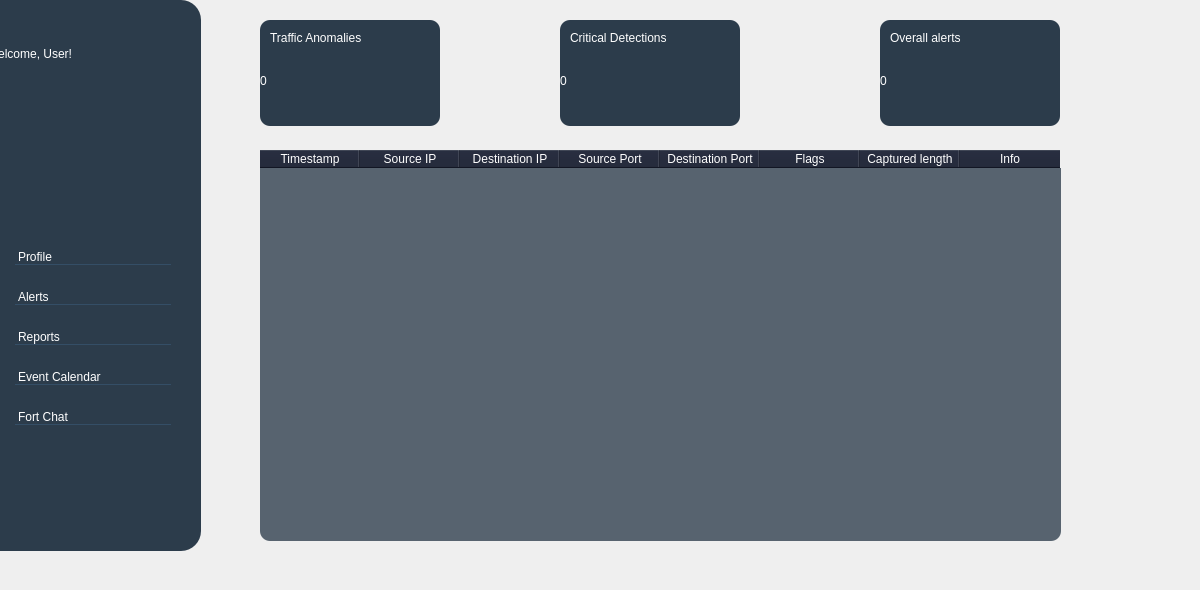
  <widget class="QWidget" name="centralwidget">
   <widget class="QListWidget" name="listWidget">
    <property name="geometry">
     <rect>
      <x>0</x>
      <y>0</y>
      <width>201</width>
      <height>551</height>
     </rect>
    </property>
    <property name="cursor" stdset="0">
     <cursorShape>PointingHandCursor</cursorShape>
    </property>
    <property name="styleSheet">
     <string notr="true">QListWidget {
    background-color: rgb(44, 60, 75);
    border-top-left-radius: 0px;
    border-bottom-right-radius: 20px;
    border-top-right-radius: 20px;
    border-bottom-left-radius: 0px;
    padding: 30px;
    padding-left: 15px;
    padding-top: 250px;
    font: 700 11pt &quot;Segoe UI&quot;;
    color: rgb(255, 255, 255);
}
QListWidget::item {
    margin-bottom: 25px; /* Adjust the spacing between items by setting a bottom margin */
    border-bottom: 1px solid rgb(52, 78, 102);
}


QListWidget::item:hover {
    background-color:rgb(25, 31, 50);
    border-bottom: 1px solid rgba(255, 255, 255, 0.5); /* Adjust border on hover */
}


QListWidget::item:selected {
    background-color: transparent; /* Make selection color transparent */
    border: none;
}</string>
    </property>
    <item>
     <property name="text">
      <string>Profile</string>
     </property>
     <property name="icon">
      <iconset>
       <normaloff>:/img/img/user_icon.png</normaloff>:/img/img/user_icon.png</iconset>
     </property>
    </item>
    <item>
     <property name="text">
      <string>Alerts</string>
     </property>
     <property name="icon">
      <iconset>
       <normaloff>:/img/img/notif_icon.png</normaloff>:/img/img/notif_icon.png</iconset>
     </property>
    </item>
    <item>
     <property name="text">
      <string>Reports</string>
     </property>
     <property name="icon">
      <iconset>
       <normaloff>:/img/img/report_icon.png</normaloff>:/img/img/report_icon.png</iconset>
     </property>
    </item>
    <item>
     <property name="text">
      <string>Event Calendar</string>
     </property>
     <property name="icon">
      <iconset>
       <normaloff>:/img/img/cal_icon.png</normaloff>:/img/img/cal_icon.png</iconset>
     </property>
    </item>
    <item>
     <property name="text">
      <string>Fort Chat</string>
     </property>
     <property name="icon">
      <iconset>
       <normaloff>:/img/img/mess_icon.png</normaloff>:/img/img/mess_icon.png</iconset>
     </property>
    </item>
   </widget>
   <widget class="QLabel" name="welcome_text">
    <property name="geometry">
     <rect>
      <x>-13</x>
      <y>43</y>
      <width>221</width>
      <height>21</height>
     </rect>
    </property>
    <property name="styleSheet">
     <string notr="true">QLabel {
    qproperty-alignment: AlignCenter;
	font: 700 10pt &quot;Segoe UI&quot;;
	color: rgb(255, 255, 255);
	background-color: rgba(255, 255, 255, 0);
}</string>
    </property>
    <property name="text">
     <string>Welcome, User!</string>
    </property>
   </widget>
   <widget class="QLabel" name="wardenfort">
    <property name="geometry">
     <rect>
      <x>-4</x>
      <y>23</y>
      <width>191</width>
      <height>16</height>
     </rect>
    </property>
    <property name="styleSheet">
     <string notr="true">background-color: rgba(255, 255, 255, 0);</string>
    </property>
    <property name="text">
     <string/>
    </property>
    <property name="pixmap">
     <pixmap>:/img/img/wardenfort_word (1).png</pixmap>
    </property>
   </widget>
   <widget class="QLabel" name="frame">
    <property name="geometry">
     <rect>
      <x>25</x>
      <y>82</y>
      <width>151</width>
      <height>141</height>
     </rect>
    </property>
    <property name="styleSheet">
     <string notr="true">background-color: rgba(255, 255, 255, 0);</string>
    </property>
    <property name="text">
     <string/>
    </property>
    <property name="pixmap">
     <pixmap>:/img/img/frame.png</pixmap>
    </property>
   </widget>
   <widget class="QPushButton" name="triButton">
    <property name="geometry">
     <rect>
      <x>157</x>
      <y>278</y>
      <width>61</width>
      <height>31</height>
     </rect>
    </property>
    <property name="cursor">
     <cursorShape>PointingHandCursor</cursorShape>
    </property>
    <property name="styleSheet">
     <string notr="true">background-color: rgba(255, 255, 255, 0);
border:0;</string>
    </property>
    <property name="text">
     <string/>
    </property>
    <property name="icon">
     <iconset>
      <normaloff>:/img/img/triButton.png</normaloff>:/img/img/triButton.png</iconset>
    </property>
    <property name="iconSize">
     <size>
      <width>20</width>
      <height>20</height>
     </size>
    </property>
   </widget>
   <widget class="QPushButton" name="triReversedButton">
    <property name="geometry">
     <rect>
      <x>-20</x>
      <y>278</y>
      <width>61</width>
      <height>31</height>
     </rect>
    </property>
    <property name="cursor">
     <cursorShape>PointingHandCursor</cursorShape>
    </property>
    <property name="styleSheet">
     <string notr="true">background-color: rgba(255, 255, 255, 0);
border:0;</string>
    </property>
    <property name="text">
     <string/>
    </property>
    <property name="icon">
     <iconset>
      <normaloff>:/img/img/triReversedButton.png</normaloff>:/img/img/triReversedButton.png</iconset>
    </property>
    <property name="iconSize">
     <size>
      <width>20</width>
      <height>20</height>
     </size>
    </property>
   </widget>
   <widget class="QPushButton" name="profilePushButton">
    <property name="geometry">
     <rect>
      <x>151</x>
      <y>254</y>
      <width>31</width>
      <height>21</height>
     </rect>
    </property>
    <property name="cursor">
     <cursorShape>PointingHandCursor</cursorShape>
    </property>
    <property name="autoFillBackground">
     <bool>false</bool>
    </property>
    <property name="styleSheet">
     <string notr="true">background-color: rgba(255, 255, 255, 0);
border:0;</string>
    </property>
    <property name="text">
     <string/>
    </property>
    <property name="icon">
     <iconset>
      <normaloff>:/img/img/downButton.png</normaloff>:/img/img/downButton.png</iconset>
    </property>
   </widget>
   <widget class="QPushButton" name="profileLessButton">
    <property name="enabled">
     <bool>true</bool>
    </property>
    <property name="geometry">
     <rect>
      <x>147</x>
      <y>250</y>
      <width>31</width>
      <height>21</height>
     </rect>
    </property>
    <property name="cursor">
     <cursorShape>PointingHandCursor</cursorShape>
    </property>
    <property name="autoFillBackground">
     <bool>false</bool>
    </property>
    <property name="styleSheet">
     <string notr="true">background-color: rgba(255, 255, 255, 0);
border:0;</string>
    </property>
    <property name="text">
     <string/>
    </property>
    <property name="icon">
     <iconset>
      <normaloff>:/img/img/lessButton.png</normaloff>:/img/img/lessButton.png</iconset>
    </property>
   </widget>
   <widget class="QPushButton" name="calLessButton">
    <property name="enabled">
     <bool>true</bool>
    </property>
    <property name="geometry">
     <rect>
      <x>147</x>
      <y>397</y>
      <width>31</width>
      <height>21</height>
     </rect>
    </property>
    <property name="cursor">
     <cursorShape>PointingHandCursor</cursorShape>
    </property>
    <property name="autoFillBackground">
     <bool>false</bool>
    </property>
    <property name="styleSheet">
     <string notr="true">background-color: rgba(255, 255, 255, 0);
border:0;</string>
    </property>
    <property name="text">
     <string/>
    </property>
    <property name="icon">
     <iconset>
      <normaloff>:/img/img/lessButton.png</normaloff>:/img/img/lessButton.png</iconset>
    </property>
   </widget>
   <widget class="QPushButton" name="alertPushButton">
    <property name="geometry">
     <rect>
      <x>151</x>
      <y>304</y>
      <width>31</width>
      <height>21</height>
     </rect>
    </property>
    <property name="cursor">
     <cursorShape>PointingHandCursor</cursorShape>
    </property>
    <property name="autoFillBackground">
     <bool>false</bool>
    </property>
    <property name="styleSheet">
     <string notr="true">background-color: rgba(255, 255, 255, 0);
border:0;</string>
    </property>
    <property name="text">
     <string/>
    </property>
    <property name="icon">
     <iconset>
      <normaloff>:/img/img/downButton.png</normaloff>:/img/img/downButton.png</iconset>
    </property>
   </widget>
   <widget class="QPushButton" name="reportPushButton">
    <property name="geometry">
     <rect>
      <x>152</x>
      <y>353</y>
      <width>31</width>
      <height>21</height>
     </rect>
    </property>
    <property name="cursor">
     <cursorShape>PointingHandCursor</cursorShape>
    </property>
    <property name="autoFillBackground">
     <bool>false</bool>
    </property>
    <property name="styleSheet">
     <string notr="true">background-color: rgba(255, 255, 255, 0);
border:0;</string>
    </property>
    <property name="text">
     <string/>
    </property>
    <property name="icon">
     <iconset>
      <normaloff>:/img/img/downButton.png</normaloff>:/img/img/downButton.png</iconset>
    </property>
   </widget>
   <widget class="QPushButton" name="calPushButton">
    <property name="geometry">
     <rect>
      <x>151</x>
      <y>400</y>
      <width>31</width>
      <height>21</height>
     </rect>
    </property>
    <property name="cursor">
     <cursorShape>PointingHandCursor</cursorShape>
    </property>
    <property name="autoFillBackground">
     <bool>false</bool>
    </property>
    <property name="styleSheet">
     <string notr="true">background-color: rgba(255, 255, 255, 0);
border:0;</string>
    </property>
    <property name="text">
     <string/>
    </property>
    <property name="icon">
     <iconset>
      <normaloff>:/img/img/downButton.png</normaloff>:/img/img/downButton.png</iconset>
    </property>
   </widget>
   <widget class="QPushButton" name="reportLessButton">
    <property name="enabled">
     <bool>true</bool>
    </property>
    <property name="geometry">
     <rect>
      <x>147</x>
      <y>349</y>
      <width>31</width>
      <height>21</height>
     </rect>
    </property>
    <property name="cursor">
     <cursorShape>PointingHandCursor</cursorShape>
    </property>
    <property name="autoFillBackground">
     <bool>false</bool>
    </property>
    <property name="styleSheet">
     <string notr="true">background-color: rgba(255, 255, 255, 0);
border:0;</string>
    </property>
    <property name="text">
     <string/>
    </property>
    <property name="icon">
     <iconset>
      <normaloff>:/img/img/lessButton.png</normaloff>:/img/img/lessButton.png</iconset>
    </property>
   </widget>
   <widget class="QPushButton" name="alertLessButton">
    <property name="enabled">
     <bool>true</bool>
    </property>
    <property name="geometry">
     <rect>
      <x>147</x>
      <y>300</y>
      <width>31</width>
      <height>21</height>
     </rect>
    </property>
    <property name="cursor">
     <cursorShape>PointingHandCursor</cursorShape>
    </property>
    <property name="autoFillBackground">
     <bool>false</bool>
    </property>
    <property name="styleSheet">
     <string notr="true">background-color: rgba(255, 255, 255, 0);
border:0;</string>
    </property>
    <property name="text">
     <string/>
    </property>
    <property name="icon">
     <iconset>
      <normaloff>:/img/img/lessButton.png</normaloff>:/img/img/lessButton.png</iconset>
    </property>
   </widget>
   <widget class="QLabel" name="label">
    <property name="geometry">
     <rect>
      <x>750</x>
      <y>230</y>
      <width>441</width>
      <height>351</height>
     </rect>
    </property>
    <property name="styleSheet">
     <string notr="true">background-color: rgba(255, 255, 255, 0);</string>
    </property>
    <property name="text">
     <string/>
    </property>
    <property name="pixmap">
     <pixmap>:/img/img/cyber (1).png</pixmap>
    </property>
   </widget>
   <widget class="QFrame" name="frame_8">
    <property name="geometry">
     <rect>
      <x>260</x>
      <y>20</y>
      <width>180</width>
      <height>106</height>
     </rect>
    </property>
    <property name="minimumSize">
     <size>
      <width>141</width>
      <height>106</height>
     </size>
    </property>
    <property name="maximumSize">
     <size>
      <width>180</width>
      <height>106</height>
     </size>
    </property>
    <property name="styleSheet">
     <string notr="true">background-color: rgb(44, 60, 75);
border-radius: 10px;</string>
    </property>
    <property name="frameShape">
     <enum>QFrame::StyledPanel</enum>
    </property>
    <property name="frameShadow">
     <enum>QFrame::Raised</enum>
    </property>
    <widget class="QLabel" name="label_12">
     <property name="geometry">
      <rect>
       <x>0</x>
       <y>0</y>
       <width>211</width>
       <height>111</height>
      </rect>
     </property>
     <property name="styleSheet">
      <string notr="true">QLabel {
	background-color: rgba(255, 255, 255, 0);
    border-radius: 10px; /* Adjust the value as per your preference */
}</string>
     </property>
     <property name="text">
      <string/>
     </property>
     <property name="pixmap">
      <pixmap resource="wardenfort.qrc">:/wardenfort/wave (1).png</pixmap>
     </property>
    </widget>
    <widget class="QLabel" name="label_9">
     <property name="geometry">
      <rect>
       <x>10</x>
       <y>10</y>
       <width>151</width>
       <height>16</height>
      </rect>
     </property>
     <property name="styleSheet">
      <string notr="true">font: 700 10pt &quot;Segoe UI&quot;;
background-color: rgba(255, 255, 255, 0);
color: rgb(255, 255, 255);</string>
     </property>
     <property name="text">
      <string>Traffic Anomalies</string>
     </property>
    </widget>
    <widget class="QLabel" name="trafficAnomalies">
     <property name="geometry">
      <rect>
       <x>0</x>
       <y>40</y>
       <width>181</width>
       <height>41</height>
      </rect>
     </property>
     <property name="styleSheet">
      <string notr="true">QLabel {
    qproperty-alignment: AlignCenter;
	font: 700 20pt &quot;Segoe UI&quot;;
	color: rgb(255, 255, 255);
	background-color: rgba(255, 255, 255, 0);
}</string>
     </property>
     <property name="text">
      <string>0</string>
     </property>
    </widget>
   </widget>
   <widget class="QFrame" name="frame_4">
    <property name="geometry">
     <rect>
      <x>880</x>
      <y>20</y>
      <width>180</width>
      <height>106</height>
     </rect>
    </property>
    <property name="minimumSize">
     <size>
      <width>141</width>
      <height>106</height>
     </size>
    </property>
    <property name="maximumSize">
     <size>
      <width>180</width>
      <height>106</height>
     </size>
    </property>
    <property name="styleSheet">
     <string notr="true">background-color: rgb(44, 60, 75);
border-radius: 10px;</string>
    </property>
    <property name="frameShape">
     <enum>QFrame::StyledPanel</enum>
    </property>
    <property name="frameShadow">
     <enum>QFrame::Raised</enum>
    </property>
    <widget class="QLabel" name="label_7">
     <property name="geometry">
      <rect>
       <x>0</x>
       <y>0</y>
       <width>181</width>
       <height>111</height>
      </rect>
     </property>
     <property name="styleSheet">
      <string notr="true">QLabel {
	background-color: rgba(255, 255, 255, 0);
    border-radius: 10px; /* Adjust the value as per your preference */
}</string>
     </property>
     <property name="text">
      <string/>
     </property>
     <property name="pixmap">
      <pixmap resource="wardenfort.qrc">:/wardenfort/wave (3).png</pixmap>
     </property>
    </widget>
    <widget class="QLabel" name="overallAlert">
     <property name="geometry">
      <rect>
       <x>0</x>
       <y>40</y>
       <width>181</width>
       <height>41</height>
      </rect>
     </property>
     <property name="styleSheet">
      <string notr="true">QLabel {
    qproperty-alignment: AlignCenter;
	font: 700 20pt &quot;Segoe UI&quot;;
	color: rgb(255, 255, 255);
	background-color: rgba(255, 255, 255, 0);
}</string>
     </property>
     <property name="text">
      <string>0</string>
     </property>
    </widget>
    <widget class="QLabel" name="label_4">
     <property name="geometry">
      <rect>
       <x>10</x>
       <y>10</y>
       <width>151</width>
       <height>16</height>
      </rect>
     </property>
     <property name="styleSheet">
      <string notr="true">font: 700 10pt &quot;Segoe UI&quot;;
background-color: rgba(255, 255, 255, 0);
color: rgb(255, 255, 255);</string>
     </property>
     <property name="text">
      <string>Overall alerts</string>
     </property>
    </widget>
   </widget>
   <widget class="QFrame" name="frame_3">
    <property name="geometry">
     <rect>
      <x>560</x>
      <y>20</y>
      <width>180</width>
      <height>106</height>
     </rect>
    </property>
    <property name="minimumSize">
     <size>
      <width>141</width>
      <height>106</height>
     </size>
    </property>
    <property name="maximumSize">
     <size>
      <width>180</width>
      <height>106</height>
     </size>
    </property>
    <property name="styleSheet">
     <string notr="true">background-color: rgb(44, 60, 75);
border-radius: 10px;</string>
    </property>
    <property name="frameShape">
     <enum>QFrame::StyledPanel</enum>
    </property>
    <property name="frameShadow">
     <enum>QFrame::Raised</enum>
    </property>
    <widget class="QLabel" name="label_5">
     <property name="geometry">
      <rect>
       <x>0</x>
       <y>0</y>
       <width>181</width>
       <height>111</height>
      </rect>
     </property>
     <property name="styleSheet">
      <string notr="true">QLabel {
	background-color: rgba(255, 255, 255, 0);
    border-radius: 10px; /* Adjust the value as per your preference */
}</string>
     </property>
     <property name="text">
      <string/>
     </property>
     <property name="pixmap">
      <pixmap resource="wardenfort.qrc">:/wardenfort/wave (2).png</pixmap>
     </property>
    </widget>
    <widget class="QLabel" name="criticalDetections">
     <property name="geometry">
      <rect>
       <x>0</x>
       <y>40</y>
       <width>181</width>
       <height>41</height>
      </rect>
     </property>
     <property name="styleSheet">
      <string notr="true">QLabel {
    qproperty-alignment: AlignCenter;
	font: 700 20pt &quot;Segoe UI&quot;;
	color: rgb(255, 255, 255);
	background-color: rgba(255, 255, 255, 0);
}</string>
     </property>
     <property name="text">
      <string>0</string>
     </property>
    </widget>
    <widget class="QLabel" name="label_2">
     <property name="geometry">
      <rect>
       <x>10</x>
       <y>10</y>
       <width>151</width>
       <height>16</height>
      </rect>
     </property>
     <property name="styleSheet">
      <string notr="true">font: 700 10pt &quot;Segoe UI&quot;;
background-color: rgba(255, 255, 255, 0);
color: rgb(255, 255, 255);</string>
     </property>
     <property name="text">
      <string>Critical Detections</string>
     </property>
    </widget>
   </widget>
   <widget class="QTableWidget" name="tableWidget">
    <property name="geometry">
     <rect>
      <x>260</x>
      <y>150</y>
      <width>801</width>
      <height>391</height>
     </rect>
    </property>
    <property name="styleSheet">
     <string notr="true">QHeaderView::section
 {background-color: #191F32;
color: white;
}
QTableCornerButton::section {background-color: #191F32;}
QTableWidget{
background-color: rgba(44, 60, 75, 200);
color: white;
border-radius: 10px;
}</string>
    </property>
    <column>
     <property name="text">
      <string>Timestamp</string>
     </property>
    </column>
    <column>
     <property name="text">
      <string>Source IP</string>
     </property>
    </column>
    <column>
     <property name="text">
      <string>Destination IP</string>
     </property>
    </column>
    <column>
     <property name="text">
      <string>Source Port</string>
     </property>
    </column>
    <column>
     <property name="text">
      <string>Destination Port</string>
     </property>
    </column>
    <column>
     <property name="text">
      <string>Flags</string>
     </property>
    </column>
    <column>
     <property name="text">
      <string>Captured length</string>
     </property>
    </column>
    <column>
     <property name="text">
      <string>Info</string>
     </property>
    </column>
   </widget>
  </widget>
